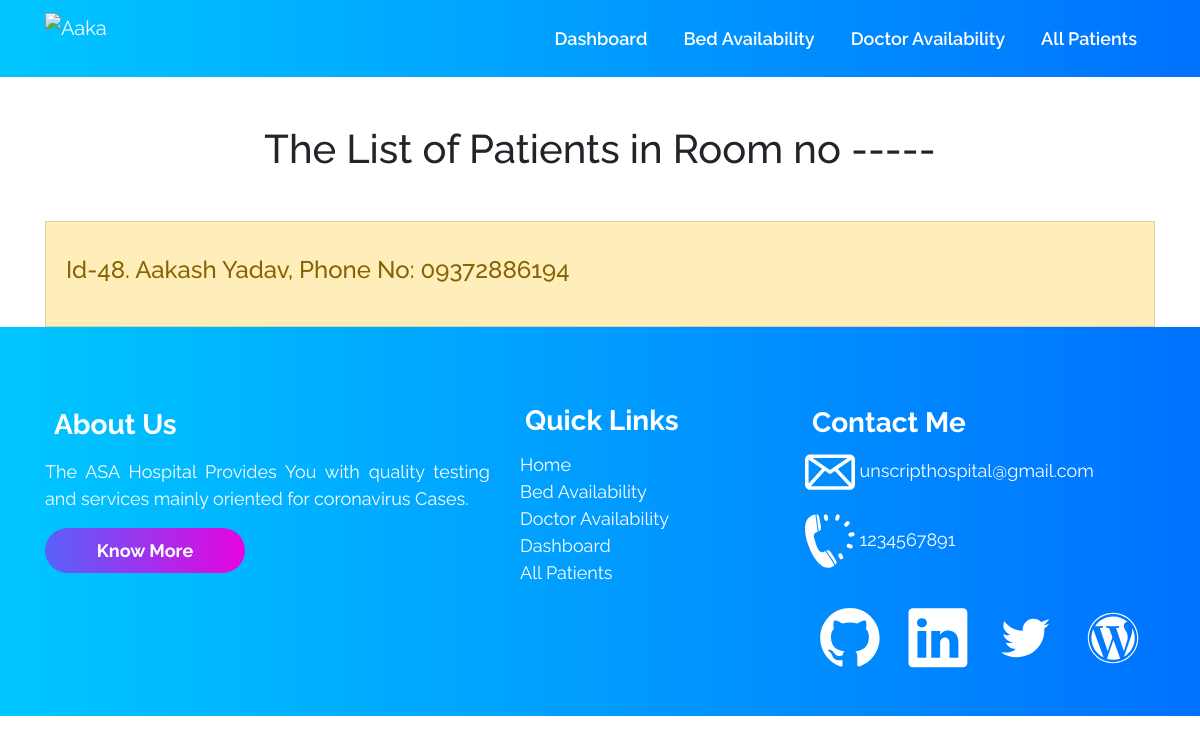
/bed-for-patient/67/, run on an earlier commit of the app's database.
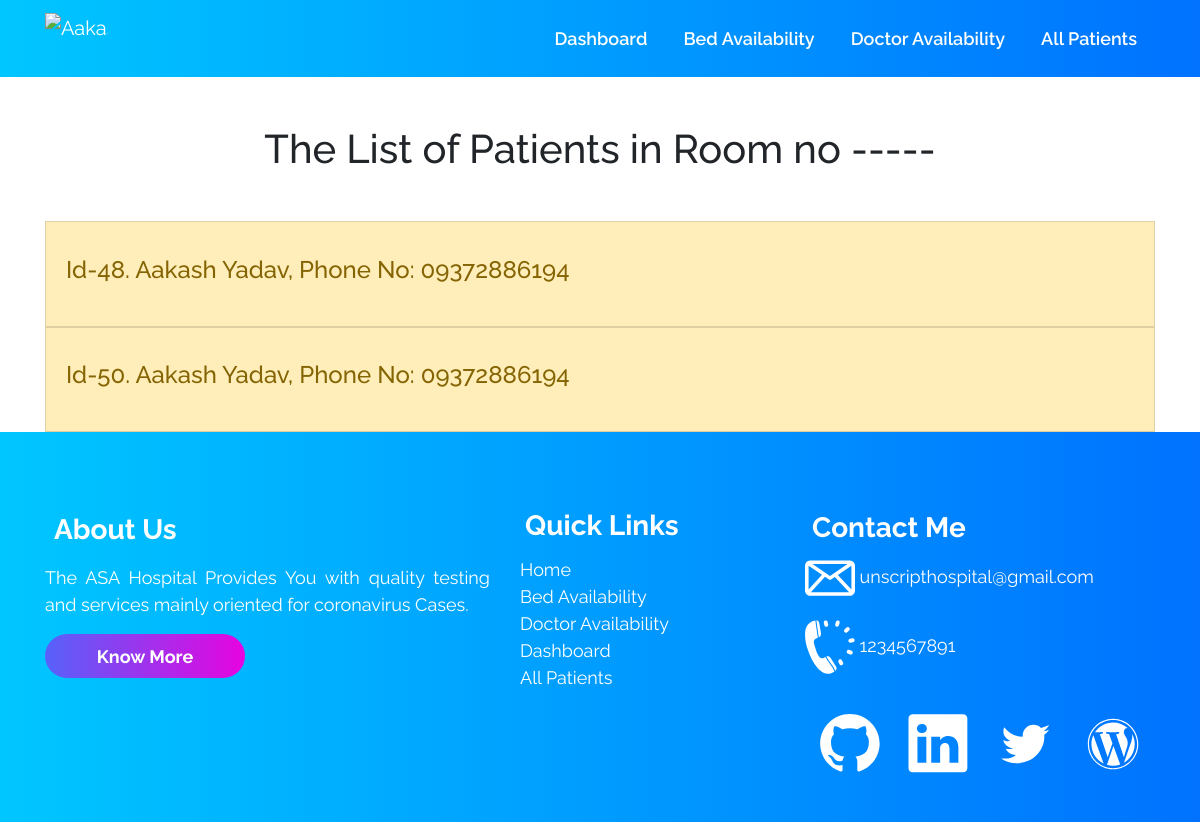
And on a later commit of the database.
### accounts/models.py (models this page shows, shortened)
class Patient (models.Model):
    patient_id = models.AutoField(primary_key=True)
    name = models.CharField(max_length=100)
    age = models.IntegerField()
    GENDERS = (
        (u'M', u'Male'),
        (u'F', u'Female'),
        (u'T', u'Transgender'),
        (u'O', u'Others'),
    )
    gender = models.CharField(max_length=2, null=True,
                              choices=GENDERS, default='M')
    phone = models.CharField(max_length=13)
    address = models.TextField(max_length=100)
    email_id = models.EmailField(max_length=254)
    date_admitted = models.DateField(auto_now=False, auto_now_add=False)
    oxygen_level = models.IntegerField(default=90)
    temperature = models.IntegerField(default=97)
    decreased = models.BooleanField(default=False)
    recovered = models.BooleanField(default=False)
    doctor = models.ForeignKey(Doctor, on_delete=models.CASCADE, default="")
    covid_test_result = models.ForeignKey(
        Result, on_delete=models.CASCADE, default="")
    room_no_and_bed_no = models.ForeignKey(
        Room, on_delete=models.CASCADE, default="")

class Room (models.Model):
    floor_no = models.IntegerField(default=0)
    room_no = models.CharField(default="", max_length=500)
    ventilator = models.BooleanField(default=False)
    occupied = models.BooleanField(default=False)
    def __str__(self):
        return self.room_no

### accounts/views.py (the view)
def bedforpatient(request, bedno):
    print(bedno)
    print(type(bedno))
    patients = Patient.objects.filter(room_no_and_bed_no=bedno)
    try:
        empty = False
        context = {
            'patients': patients,
            'first_patient': patients[0],
            'empty': empty,
        }
    except:
        empty = True
        context = {
            'patients': patients,
            'empty': empty,
        }
    return render(request, 'patientsfrombedavailability.html', context)

### templates/patientsfrombedavailability.html (shortened to what this page needs)
{% extends 'innerbase.html' %}
{% load static %}
{% block body %}
{% if empty %}
<div class="container">
    <h1 class="text-center m-5">
        There are no Patients in this Room
    </h1>
    <div class="text-center">
        <a href="/bedavailability/">
            <button class="btn btn-info">
                <h3>Return to Bed Availability</h3>
            </button>
        </a>
    </div>
</div>
{% else %}
<div class="container">
    <h1 class="text-center m-5">The List of Patients in Room no
        {{first_patient.room_no_and_bed_no}}
    </h1>
    <ul class="list-group">
        {% for patient in patients %}
        <a href="/patients/{{patient.patient_id}}" style="text-decoration: none;">
            <li
                class="list-group-item list-group-item-action {% if patient.room_no_and_bed_no.occupied %} list-group-item-warning  {% endif %} {% if patient.room_no_and_bed_no.ventilator %} list-group-item-danger {% endif %}">
                <h4>Id-{{patient.patient_id}}. {{patient.name}}, Phone No: {{patient.phone}}</h4>
            </li>
        </a>
        {% endfor %}
    </ul>
</div>
{% endif %}
{% endblock %}

What changed in the data, as far as the page shows it:
added Patient: patient_id "50", name "Aakash Yadav", phone "09372886194"
